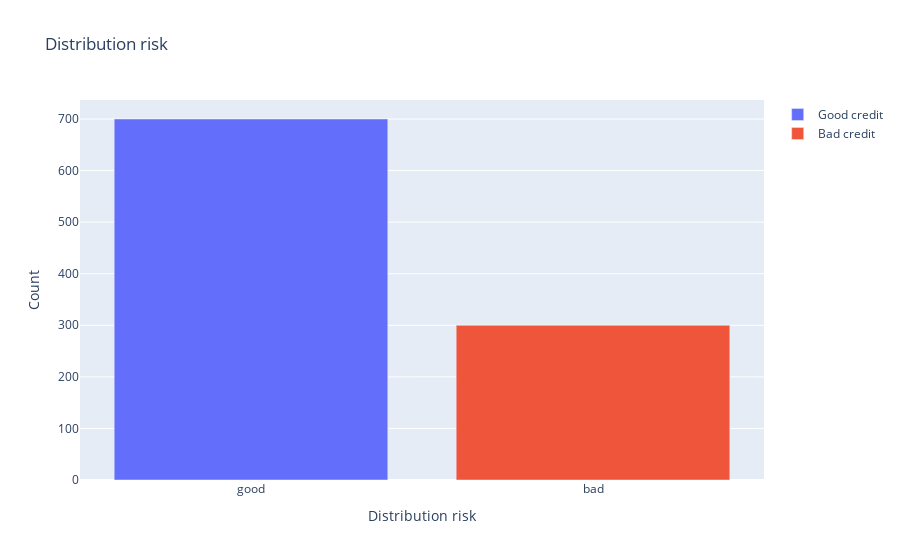

The notebook cell saved with this chart:
### Code cell
trace0 = go.Bar(
            x = df_good["risk"].value_counts().index.values,
            y = df_good["risk"].value_counts().values,
            name='Good credit'
    )

trace1 = go.Bar(
            x = df_bad["risk"].value_counts().index.values,
            y = df_bad["risk"].value_counts().values,
            name='Bad credit'
    )

data = [trace0, trace1]

layout = go.Layout(
    yaxis=dict(
        title='Count'
    ),
    xaxis=dict(
        title='Distribution risk'
    ),
    title='Distribution risk'
)

fig = go.Figure(data=data, layout=layout)

py.iplot(fig, filename='risk_variable_plot')

### Figure 1 — Plotly figure (JSON) as saved in the notebook; plotly's stock layout.template omitted (floating-point values rounded to 4 significant figures)
{"data": [{"name": "Good credit", "type": "bar", "x": ["good"], "y": [700]}, {"name": "Bad credit", "type": "bar", "x": ["bad"], "y": [300]}], "layout": {"title": {"text": "Distribution risk"}, "xaxis": {"title": {"text": "Distribution risk"}}, "yaxis": {"title": {"text": "Count"}}}}
